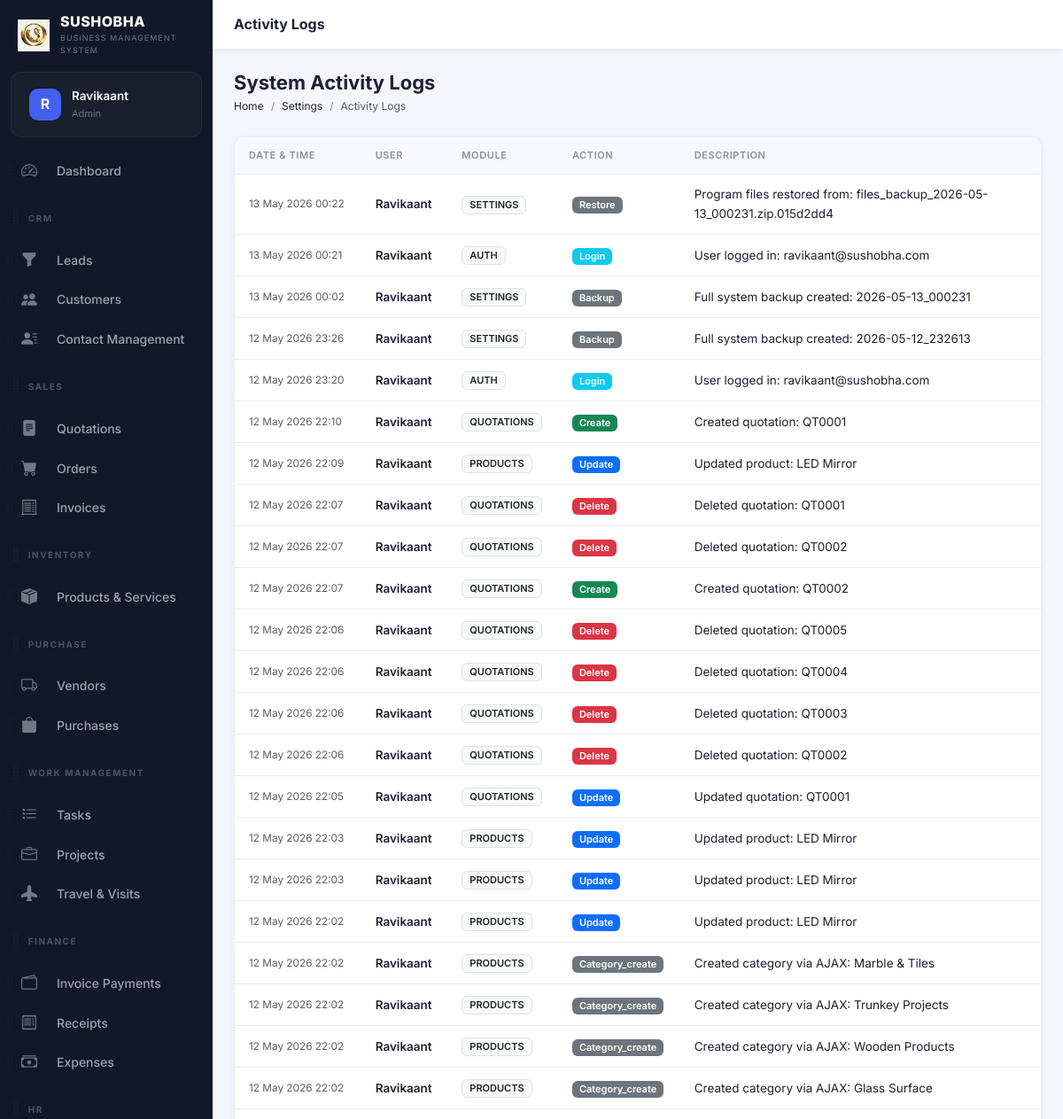
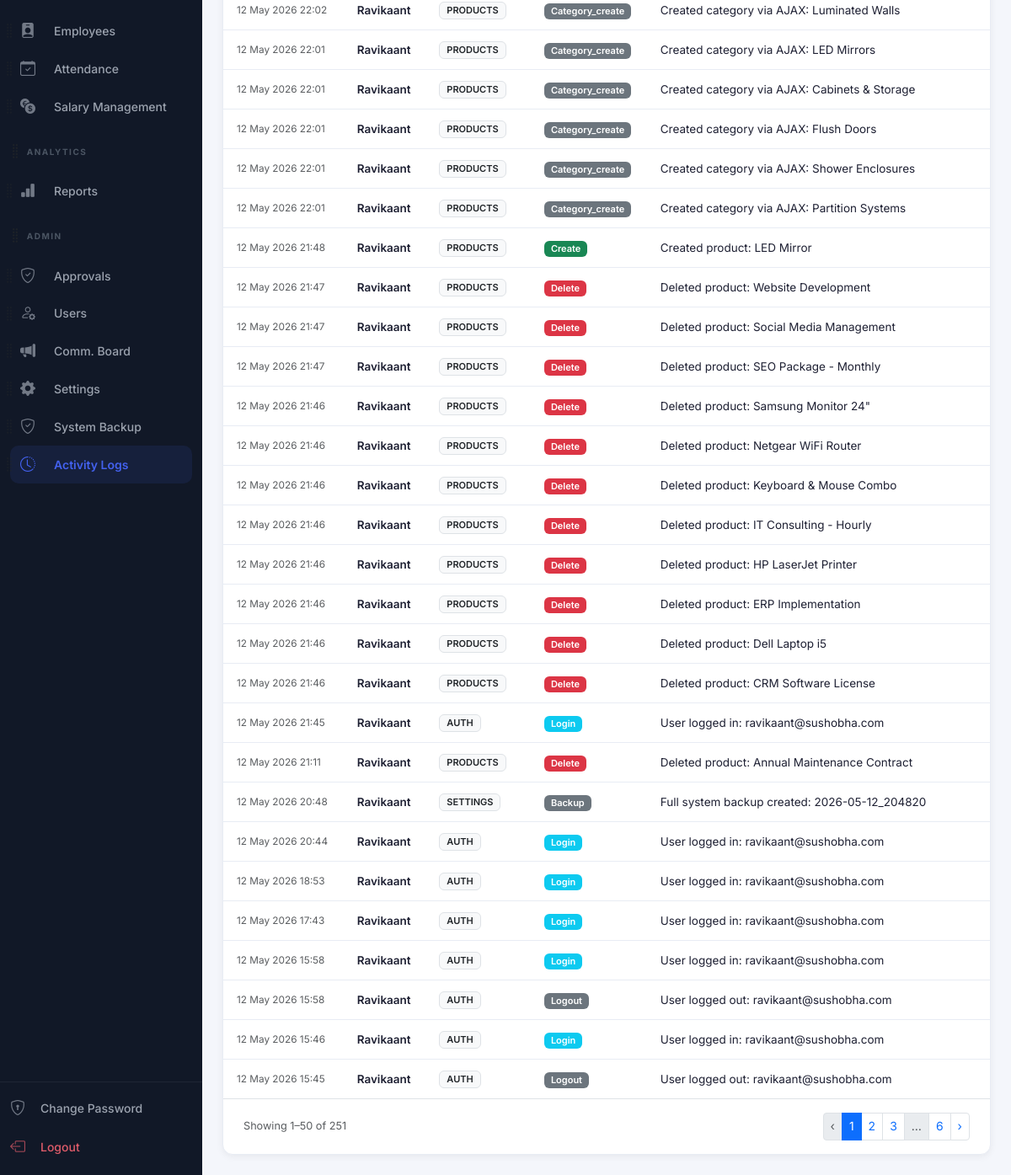
Page /modules/settings/activity-logs.php (signed in) on the earlier database version (2 pictures, top to bottom).
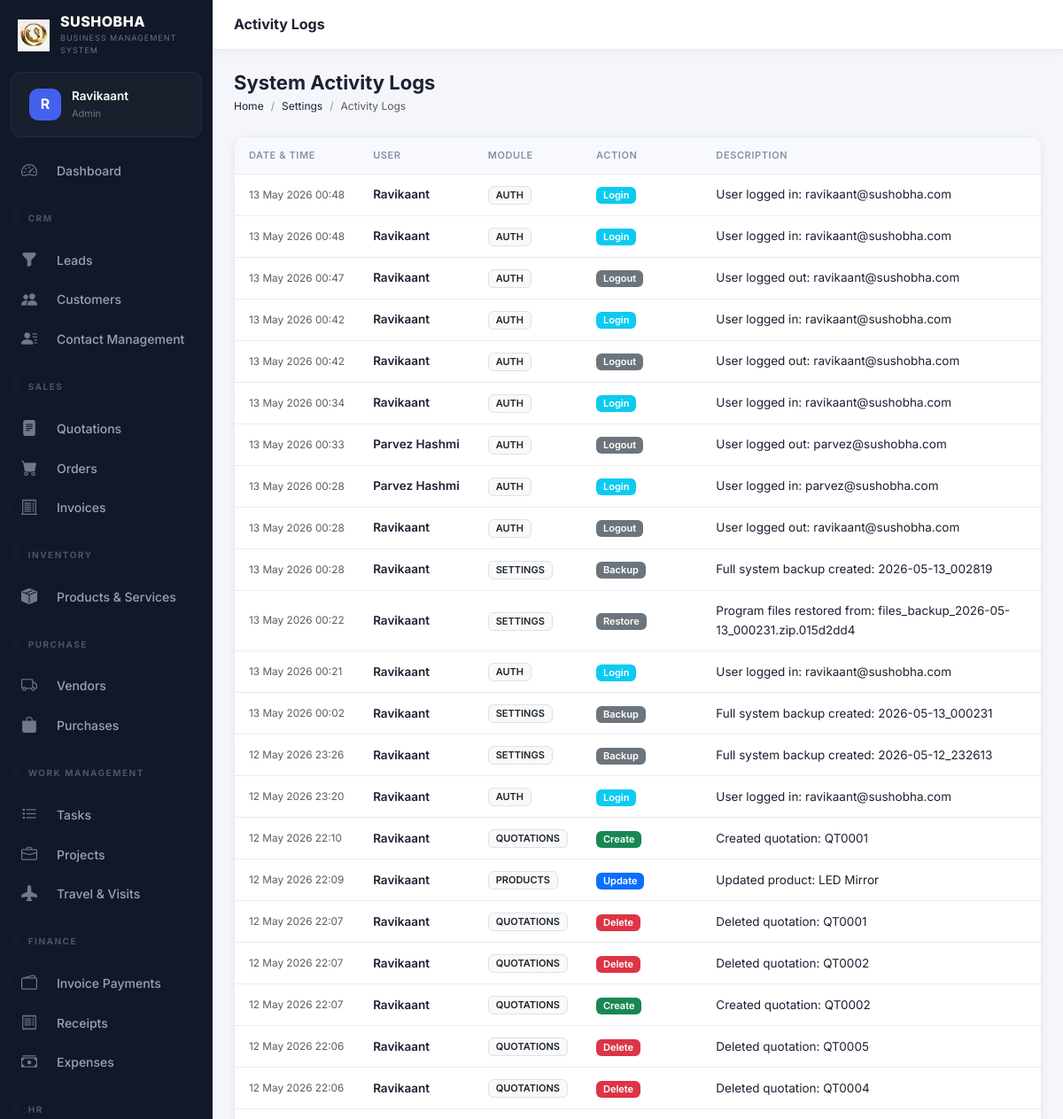
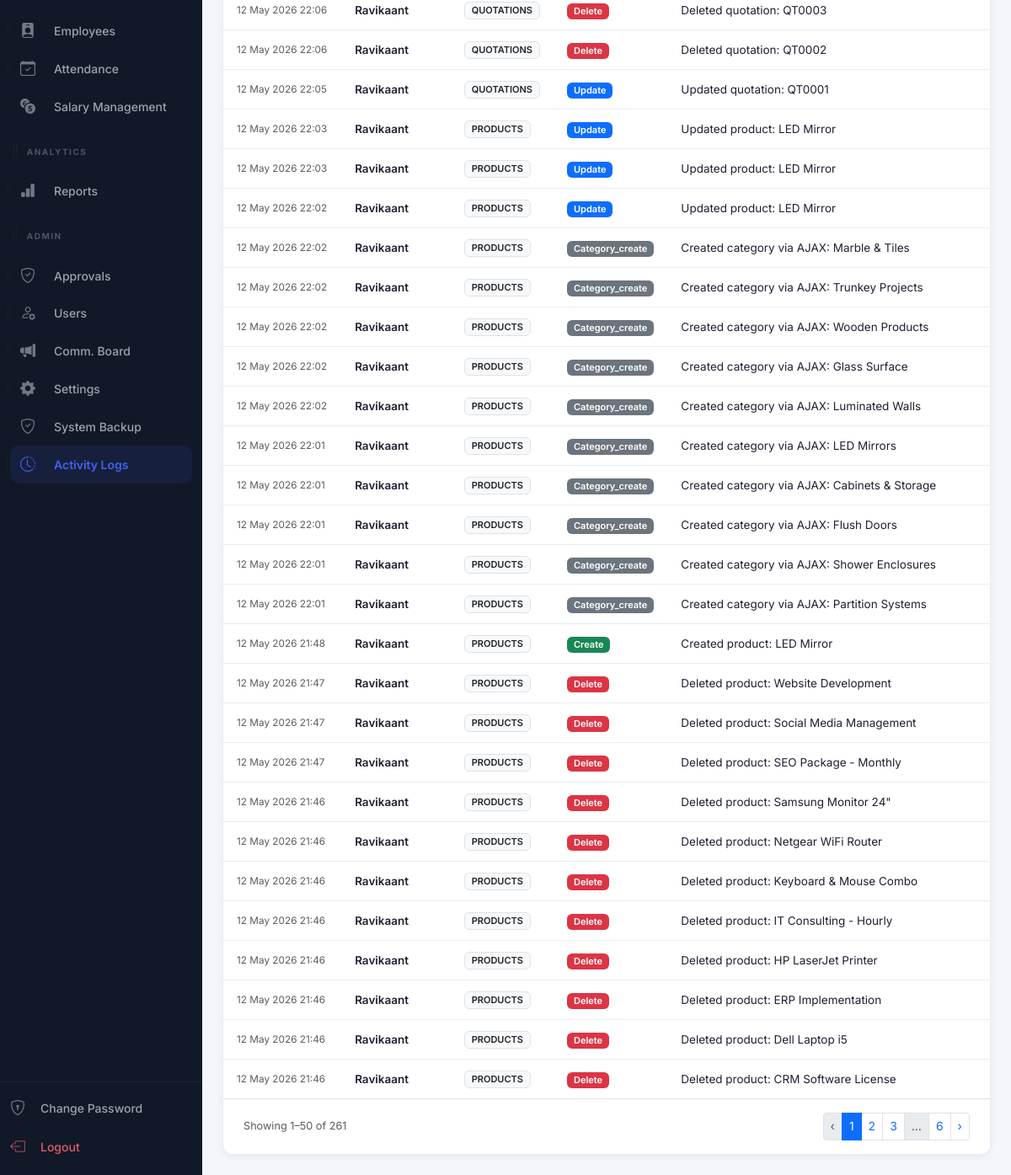
Same page on the later database version (2 pictures, top to bottom).
### tables this page shows
CREATE TABLE `activity_logs` (
  `id` int(10) unsigned NOT NULL AUTO_INCREMENT,
  `user_id` int(10) unsigned DEFAULT NULL,
  `module` varchar(50) DEFAULT NULL,
  `action` varchar(50) DEFAULT NULL,
  `description` text DEFAULT NULL,
  `record_id` int(10) unsigned DEFAULT NULL,
  `ip_address` varchar(45) DEFAULT NULL,
  `user_agent` varchar(255) DEFAULT NULL,
  `created_at` timestamp NOT NULL DEFAULT current_timestamp(),
  PRIMARY KEY (`id`),
  KEY `user_id` (`user_id`),
  KEY `idx_log_module` (`module`),
  KEY `idx_log_created` (`created_at`),
  CONSTRAINT `activity_logs_ibfk_1` FOREIGN KEY (`user_id`) REFERENCES `users` (`id`) ON DELETE SET NULL
);

CREATE TABLE `users` (
  `id` int(10) unsigned NOT NULL AUTO_INCREMENT,
  `role_id` int(10) unsigned NOT NULL DEFAULT 5,
  `name` varchar(100) NOT NULL,
  `email` varchar(150) NOT NULL,
  `password` varchar(255) NOT NULL,
  `phone` varchar(20) DEFAULT NULL,
  `avatar` varchar(255) DEFAULT NULL,
  `is_active` tinyint(1) NOT NULL DEFAULT 1,
  `remember_token` varchar(100) DEFAULT NULL,
  `reset_token` varchar(100) DEFAULT NULL,
  `reset_token_expires` datetime DEFAULT NULL,
  `last_login` datetime DEFAULT NULL,
  `login_attempts` int(11) DEFAULT 0,
  `locked_until` datetime DEFAULT NULL,
  `created_at` timestamp NOT NULL DEFAULT current_timestamp(),
  `updated_at` timestamp NOT NULL DEFAULT current_timestamp() ON UPDATE current_timestamp(),
  `access_rights` varchar(255) DEFAULT '["Read"]',
  PRIMARY KEY (`id`),
  UNIQUE KEY `email` (`email`),
  KEY `role_id` (`role_id`),
  CONSTRAINT `users_ibfk_1` FOREIGN KEY (`role_id`) REFERENCES `roles` (`id`)
);

### config/db.php (called while the page is built, shortened)
<?php
class Database {
    private static ?PDO $instance = null;
    public static function getInstance(): PDO {
        if (self::$instance === null) {
            $host   = 'localhost';
            $dbname = 'sushobha_crm';
            $user   = 'root';
            $pass   = '';
            $charset = 'utf8mb4';
            $dsn = "mysql:host={$host};dbname={$dbname};charset={$charset}";
            $options = [
                PDO::ATTR_ERRMODE            => PDO::ERRMODE_EXCEPTION,
                PDO::ATTR_DEFAULT_FETCH_MODE => PDO::FETCH_ASSOC,
                PDO::ATTR_EMULATE_PREPARES   => false,
            ];
            try {
                self::$instance = new PDO($dsn, $user, $pass, $options);
            } catch (PDOException $e) {
                die(json_encode(['error' => 'Database connection failed: ' . $e->getMessage()]));
            }
        }
        return self::$instance;
    }
}
function db(): PDO {
    return Database::getInstance();
}

### modules/settings/activity-logs.php (the view, shortened to what the changed rows need)
<?php
require_once __DIR__ . '/../../config/db.php';
require_once __DIR__ . '/../../includes/functions.php';
$page   = max(1,(int)($_GET['page'] ?? 1));
$per    = 50;
$total = db()->query("SELECT COUNT(*) FROM activity_logs")->fetchColumn();
$pag = paginate($total, $per, $page, BASE_URL.'/modules/settings/activity-logs.php?');
$stmt = db()->prepare("SELECT a.*, u.name AS user_name FROM activity_logs a LEFT JOIN users u ON a.user_id = u.id ORDER BY a.created_at DESC LIMIT $per OFFSET {$pag['offset']}");
$stmt->execute();
$logs = $stmt->fetchAll();
include __DIR__ . '/../../includes/header.php';
?>
<?php include __DIR__ . '/../../includes/sidebar.php'; ?>
<div class="main-content">
<div class="page-content">
<div class="page-header">
  <div class="page-header-left"><h1>System Activity Logs</h1>
  </div>
</div>
<div class="table-wrapper">
  <div class="table-responsive">
    <table class="table crm-table align-middle mb-0">
      <thead><tr><th>Date & Time</th><th>User</th><th>Module</th><th>Action</th><th>Description</th></tr></thead>
      <tbody>
        <?php if(empty($logs)): ?>
          <tr><td colspan="5"><div class="empty-state"><p>No logs found</p></div></td></tr>
        <?php else: foreach($logs as $log): ?>
        <tr>
          <td class="text-nowrap text-muted small"><?= date('d M Y H:i', strtotime($log['created_at'])) ?></td>
          <td class="fw-semibold"><?= e($log['user_name'] ?: 'System') ?></td>
          <td><span class="badge bg-light text-dark border text-uppercase"><?= e($log['module']) ?></span></td>
          <td>
            <?php
            $actionClass = 'bg-secondary';
            if ($log['action'] === 'create') $actionClass = 'bg-success';
            if ($log['action'] === 'update') $actionClass = 'bg-primary';
            if ($log['action'] === 'delete') $actionClass = 'bg-danger';
            if ($log['action'] === 'login') $actionClass = 'bg-info';
            ?>
            <span class="badge <?= $actionClass ?>"><?= ucfirst($log['action']) ?></span>
          </td>
          <td class="text-wrap" style="max-width: 400px;"><?= e($log['description']) ?></td>
        </tr>
        <?php endforeach; endif; ?>
      </tbody>
    </table>
  </div>
  <?php if($pag['total_pages']>1): ?>
  <div class="d-flex justify-content-between align-items-center px-4 py-3 border-top">
    <small class="text-muted">Showing <?= $pag['offset']+1 ?>–<?= min($pag['offset']+$per,$total) ?> of <?= $total ?></small>
    <?= paginationHtml($pag) ?>
  </div>
  <?php endif; ?>
</div>
</div></div>
<?php include __DIR__ . '/../../includes/footer.php'; ?>

### includes/sidebar.php (shortened to what the changed rows need)
<?php
function isActive(string $path): string {
    return strpos($_SERVER['PHP_SELF'], $path) !== false ? 'active' : '';
}
?>
<nav class="sidebar" id="sidebar">
  <div class="sidebar-menu" id="sortableSidebar">
    <?php
    if (isAdmin()) {
        $defaultMenu[] = ['type' => 'header', 'id' => 'h_admin', 'label' => 'Admin'];
        $defaultMenu[] = ['type' => 'link', 'id' => 'approvals', 'url' => '/modules/approvals/index.php', 'icon' => 'bi-shield-check', 'label' => 'Approvals', 'match' => '/approvals/'];
        $defaultMenu[] = ['type' => 'link', 'id' => 'users', 'url' => '/modules/settings/users.php', 'icon' => 'bi-person-gear', 'label' => 'Users', 'match' => '/settings/users'];
        $defaultMenu[] = ['type' => 'link', 'id' => 'announcements', 'url' => '/modules/settings/announcements.php', 'icon' => 'bi-megaphone-fill', 'label' => 'Comm. Board', 'match' => '/settings/announcements'];
        $defaultMenu[] = ['type' => 'link', 'id' => 'settings', 'url' => '/modules/settings/index.php', 'icon' => 'bi-gear-fill', 'label' => 'Settings', 'match' => '/settings/index'];
        $defaultMenu[] = ['type' => 'link', 'id' => 'backup', 'url' => '/modules/settings/backup.php', 'icon' => 'bi-shield-check', 'label' => 'System Backup', 'match' => '/settings/backup'];
        $defaultMenu[] = ['type' => 'link', 'id' => 'activity_logs', 'url' => '/modules/settings/activity-logs.php', 'icon' => 'bi-clock-history', 'label' => 'Activity Logs', 'match' => '/activity-logs'];
    }
    $menuDict = [];
    foreach ($defaultMenu as $item) {
        $menuDict[$item['id']] = $item;
    }
    $userId = $_SESSION['user_id'] ?? 0;
    $stmt = db()->prepare("SELECT preference_value FROM user_preferences WHERE user_id = ? AND preference_key = 'sidebar_order'");
    $stmt->execute([$userId]);
    $savedOrderJson = $stmt->fetchColumn();
    $savedOrder = $savedOrderJson ? json_decode($savedOrderJson, true) : null;
    $menu = [];
    if ($savedOrder && is_array($savedOrder)) {
        foreach ($savedOrder as $id) {
            if (isset($menuDict[$id])) {
                $menu[] = $menuDict[$id];
                unset($menuDict[$id]);
            }
        }
        foreach ($menuDict as $item) {
            $menu[] = $item;
        }
    } else {
        $menu = $defaultMenu;
    }
    foreach ($menu as $item):
    ?>
      <div class="sidebar-sortable-item" data-id="<?= e($item['id']) ?>">
        <?php if ($item['type'] === 'header'): ?>
          <div class="menu-section-title d-flex align-items-center" style="margin-top: 15px;">
            <i class="bi bi-grip-vertical text-muted drag-handle" style="font-size: 1.2rem; cursor: grab; margin-left: -15px; margin-right: 2px;" title="Drag to reorder"></i>
            <span><?= e($item['label']) ?></span>
          </div>
        <?php else: ?>
          <div class="d-flex align-items-center position-relative">
            <i class="bi bi-grip-vertical text-muted drag-handle" style="font-size: 1.2rem; cursor: grab; opacity: 0.6; position: absolute; left: -15px; z-index: 10; padding: 10px 5px;" title="Drag to reorder"></i>
            <a href="<?= BASE_URL . $item['url'] ?>" class="menu-item flex-grow-1 mb-0 <?= isActive($item['match']) ?>">
              <i class="bi <?= $item['icon'] ?>"></i><span class="ms-1"><?= e($item['label']) ?></span>
            </a>
          </div>
        <?php endif; ?>
      </div>
    <?php endforeach; ?>
  </div>
</nav>

### includes/functions.php (shortened to what the changed rows need)
<?php
require_once __DIR__ . '/../config/db.php';
function e(?string $str): string {
    return htmlspecialchars($str ?? '', ENT_QUOTES | ENT_HTML5, 'UTF-8');
}
function paginate(int $total, int $perPage, int $currentPage, string $url): array {
    $totalPages = max(1, (int)ceil($total / $perPage));
    $currentPage = max(1, min($currentPage, $totalPages));
    $offset = ($currentPage - 1) * $perPage;
    return ['total'=>$total,'per_page'=>$perPage,'current'=>$currentPage,'total_pages'=>$totalPages,'offset'=>$offset,'url'=>$url];
}
function paginationHtml(array $p): string {
    $html = '<nav><ul class="pagination pagination-sm mb-0">';
    $html .= '<li class="page-item' . ($p['current']<=1?' disabled':'') . '"><a class="page-link" href="' . $p['url'] . '&page=' . ($p['current']-1) . '">‹</a></li>';
    $start = max(1, $p['current']-2);
    $end   = min($p['total_pages'], $p['current']+2);
    for ($i=$start; $i<=$end; $i++) {
        $html .= '<li class="page-item' . ($i==$p['current']?' active':'') . '"><a class="page-link" href="' . $p['url'] . '&page=' . $i . '">' . $i . '</a></li>';
    }
    if ($end < $p['total_pages']) $html .= ($end<$p['total_pages']-1?'<li class="page-item disabled"><span class="page-link">…</span></li>':'') . '<li class="page-item"><a class="page-link" href="' . $p['url'] . '&page=' . $p['total_pages'] . '">' . $p['total_pages'] . '</a></li>';
    $html .= '<li class="page-item' . ($p['current']>=$p['total_pages']?' disabled':'') . '"><a class="page-link" href="' . $p['url'] . '&page=' . ($p['current']+1) . '">›</a></li>';
    $html .= '</ul></nav>';
    return $html;
}

Differences in the rows shown:
no longer on this page (row unchanged): activity_logs: created_at "12 May 2026 21:45", user.name "Ravikaant", module "AUTH", action "Login", description "User logged in: ravikaant@sushobha.com"
no longer on this page (row unchanged): activity_logs: created_at "12 May 2026 21:11", user.name "Ravikaant", module "PRODUCTS", action "Delete", description "Deleted product: Annual Maintenance Contract"
no longer on this page (row unchanged): activity_logs: created_at "12 May 2026 20:48", user.name "Ravikaant", module "SETTINGS", action "Backup", description "Full system backup created: 2026-05-12_204820"
no longer on this page (row unchanged): activity_logs: created_at "12 May 2026 20:44", user.name "Ravikaant", module "AUTH", action "Login", description "User logged in: ravikaant@sushobha.com"
no longer on this page (row unchanged): activity_logs: created_at "12 May 2026 18:53", user.name "Ravikaant", module "AUTH", action "Login", description "User logged in: ravikaant@sushobha.com"
no longer on this page (row unchanged): activity_logs: created_at "12 May 2026 17:43", user.name "Ravikaant", module "AUTH", action "Login", description "User logged in: ravikaant@sushobha.com"
no longer on this page (row unchanged): activity_logs: created_at "12 May 2026 15:58", user.name "Ravikaant", module "AUTH", action "Login", description "User logged in: ravikaant@sushobha.com"
no longer on this page (row unchanged): activity_logs: created_at "12 May 2026 15:58", user.name "Ravikaant", module "AUTH", action "Logout", description "User logged out: ravikaant@sushobha.com"
no longer on this page (row unchanged): activity_logs: created_at "12 May 2026 15:46", user.name "Ravikaant", module "AUTH", action "Login", description "User logged in: ravikaant@sushobha.com"
no longer on this page (row unchanged): activity_logs: created_at "12 May 2026 15:45", user.name "Ravikaant", module "AUTH", action "Logout", description "User logged out: ravikaant@sushobha.com"
added activity_logs: created_at "13 May 2026 00:48", user.name "Ravikaant", module "AUTH", action "Login", description "User logged in: ravikaant@sushobha.com"
added activity_logs: created_at "13 May 2026 00:48", user.name "Ravikaant", module "AUTH", action "Login", description "User logged in: ravikaant@sushobha.com"
added activity_logs: created_at "13 May 2026 00:47", user.name "Ravikaant", module "AUTH", action "Logout", description "User logged out: ravikaant@sushobha.com"
added activity_logs: created_at "13 May 2026 00:42", user.name "Ravikaant", module "AUTH", action "Login", description "User logged in: ravikaant@sushobha.com"
added activity_logs: created_at "13 May 2026 00:42", user.name "Ravikaant", module "AUTH", action "Logout", description "User logged out: ravikaant@sushobha.com"
added activity_logs: created_at "13 May 2026 00:34", user.name "Ravikaant", module "AUTH", action "Login", description "User logged in: ravikaant@sushobha.com"
added activity_logs: created_at "13 May 2026 00:33", user.name "Parvez Hashmi", module "AUTH", action "Logout", description "User logged out: parvez@sushobha.com"
added activity_logs: created_at "13 May 2026 00:28", user.name "Parvez Hashmi", module "AUTH", action "Login", description "User logged in: parvez@sushobha.com"
added activity_logs: created_at "13 May 2026 00:28", user.name "Ravikaant", module "AUTH", action "Logout", description "User logged out: ravikaant@sushobha.com"
added activity_logs: created_at "13 May 2026 00:28", user.name "Ravikaant", module "SETTINGS", action "Backup", description "Full system backup created: 2026-05-13_002819"
Other differences:
$total: "251" → "261"
